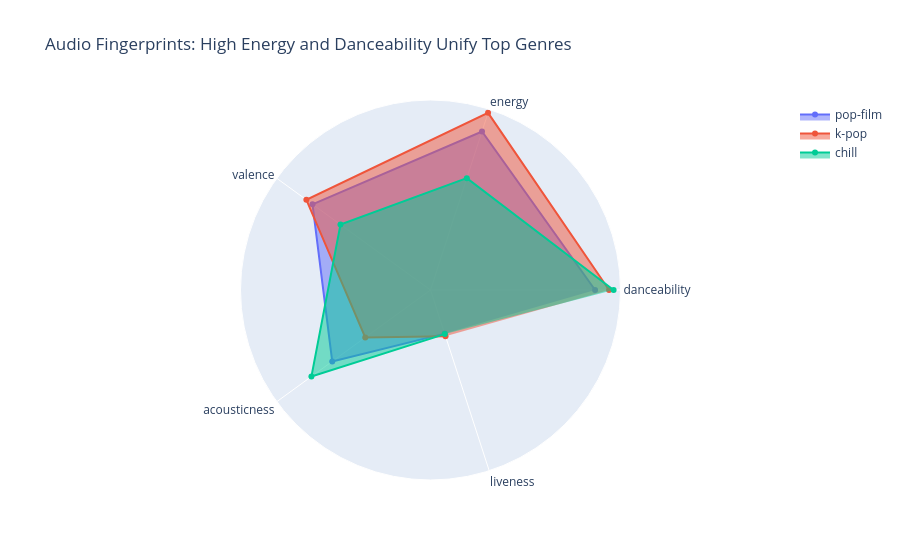

Notebook code for this chart:
### Code cell
# Insight: Radar chart comparison of mean features
top_3_genres = df.groupby('track_genre')['popularity'].mean().nlargest(3).index
features = ['danceability', 'energy', 'valence', 'acousticness', 'liveness']

radar_data = []
for genre in top_3_genres:
    mean_vals = df[df['track_genre'] == genre][features].mean().values
    radar_data.append(go.Scatterpolar(r=mean_vals, theta=features, fill='toself', name=genre))

fig = go.Figure(data=radar_data)
fig.update_layout(
    title='Audio Fingerprints: High Energy and Danceability Unify Top Genres',
    polar=dict(radialaxis=dict(visible=False)),
    plot_bgcolor='white',
    paper_bgcolor='white'
)
fig.show()

### Figure 1 — Plotly figure (JSON) as saved in the notebook; plotly's stock layout.template omitted (floating-point values rounded to 4 significant figures)
{"data": [{"fill": "toself", "name": "pop-film", "r": [0.5971, 0.6046, 0.5293, 0.4407, 0.1664], "theta": ["danceability", "energy", "valence", "acousticness", "liveness"], "type": "scatterpolar"}, {"fill": "toself", "name": "k-pop", "r": [0.6479, 0.6757, 0.5567, 0.2926, 0.1764], "theta": ["danceability", "energy", "valence", "acousticness", "liveness"], "type": "scatterpolar"}, {"fill": "toself", "name": "chill", "r": [0.6643, 0.4267, 0.4038, 0.5341, 0.1682], "theta": ["danceability", "energy", "valence", "acousticness", "liveness"], "type": "scatterpolar"}], "layout": {"paper_bgcolor": "white", "plot_bgcolor": "white", "polar": {"radialaxis": {"visible": false}}, "title": {"text": "Audio Fingerprints: High Energy and Danceability Unify Top Genres"}}}
